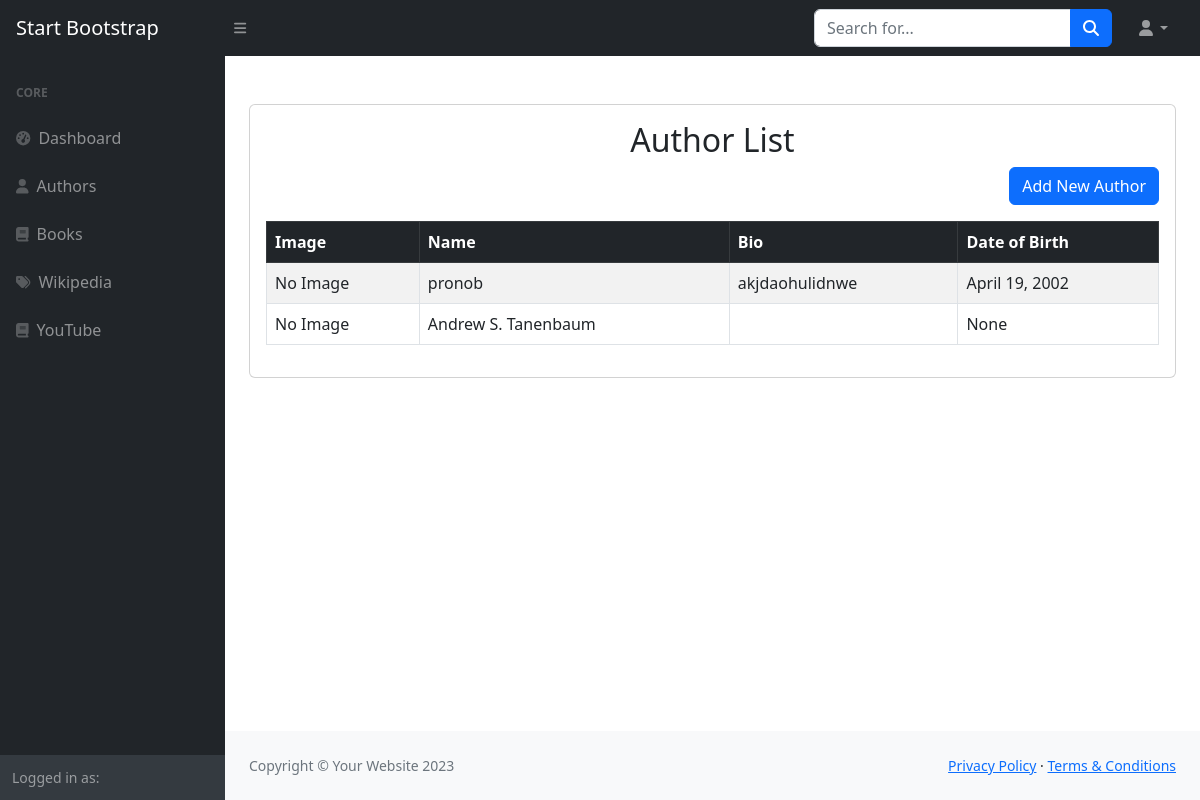
Page /user/author/ on the committed database.
### book/models.py (models this page shows, shortened)
class Author(models.Model):
    name = models.CharField(max_length=255)
    bio = models.TextField(blank=True)
    date_of_birth = models.DateField(null=True, blank=True)
    image = models.ImageField(
        upload_to='author_image/',
        blank=True,
        null=True
    )

### book/views.py (the view)
# urls.py: path('author/', views.author_listview, name='author_listview'),
def author_listview(request):
    author = Author.objects.all()  # Get all author
    context = {
        'author': author
    }
    return render(request, 'book/author.html', context)

### templates/book/author.html (shortened to what this page needs)
{% extends "base.html" %}
{% block content %}
<main>
    <div class="container-fluid px-4">
        <div class="card mb-4 mt-5">
            <div class="card-body">
                <h2 class="text-center">Author List</h2>
                <div class="text-end mb-3">
                    <a href="" class="btn btn-primary">Add New Author</a>
                </div>
                <table class="table table-bordered table-striped">
                    <thead class="table-dark">
                    <tr>
                        <th>Image</th>
                        <th>Name</th>
                        <th>Bio</th>
                        <th>Date of Birth</th>
                    </tr>
                    </thead>
                    <tbody>
                    {% for authors in author %}
                    <tr>
                        <td>
                            {% if authors.image %}
                                <img src="{{ authors.image.url }}" alt="Author Image" class="img-fluid rounded" width="50" height="50">
                            {% else %}
                                No Image
                            {% endif %}
                        </td>
                        <td>{{ authors.name }}</td>
                        <td>{{ authors.bio }}</td>
                        <td>{{ authors.date_of_birth }}</td>
                    </tr>
                    {% endfor %}
                    </tbody>
                </table>
            </div>
        </div>
    </div>
</main>
{% endblock content %}

### rows in the picture
Author: image "No Image", name "pronob", bio "akjdaohulidnwe", date_of_birth "April 19, 2002"
Author: image "No Image", name "Andrew S. Tanenbaum", date_of_birth "None"
